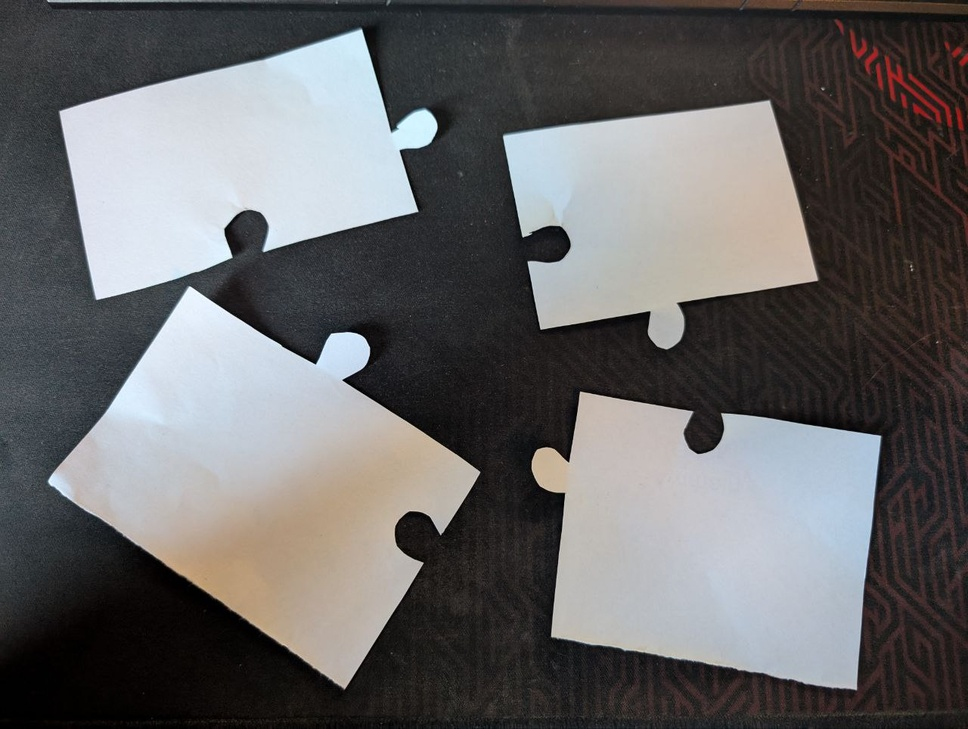
#> input picture Data/5990104323121597224.jpg, 968 x 729 px, shrunk from 1280 x 964 before the run, found by its file name
$ python Canny_detecttor_seperate_edges.py
#> lines starting #> are read from the running program, lines starting #| are printed output that depends on the picture; after the words box and inside, x2 and y2 are one past the last pixel; in counts of white or black regions, pixels touching at a corner belong together
from __future__ import print_function
import cv2 as cv
import numpy as np
import argparse

# Dein bestehendes Bild
src = cv.imread("Data/5990104323121597224.jpg")
#> src is the input picture: shape (729, 968, 3); mean B, G, R 102.4, 101.6, 102.6
src_gray = cv.cvtColor(src, cv.COLOR_BGR2GRAY)
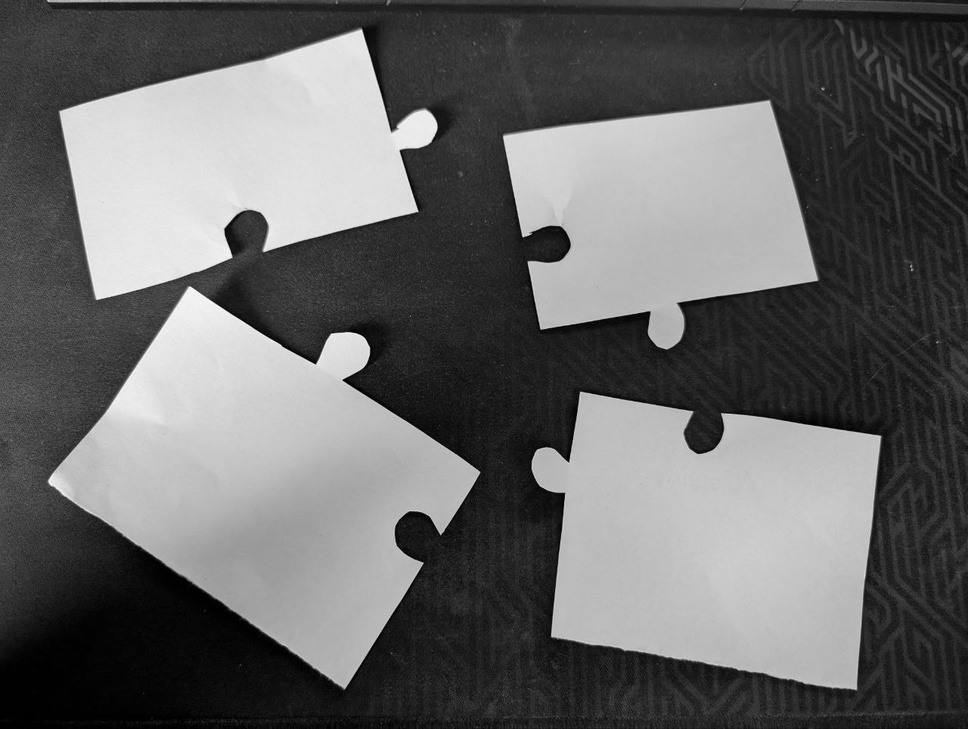
#> src_gray: shape (729, 968); min 0, max 253, mean 102

# Kanten finden
edges = cv.Canny(src_gray, 50, 150)
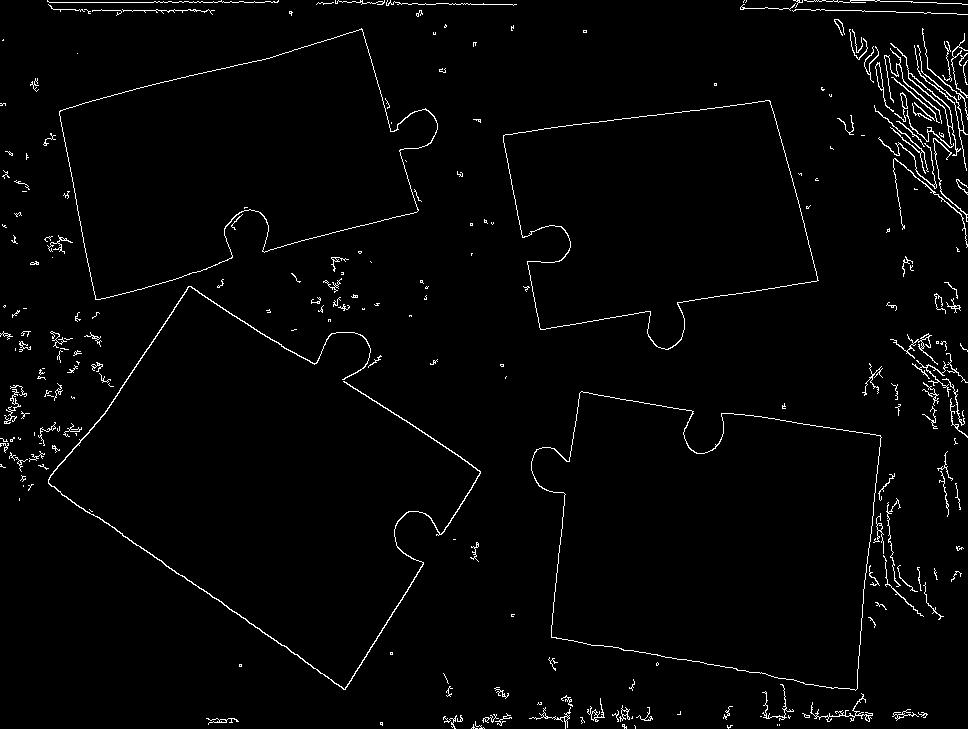
#> edges: shape (729, 968); 2.1% white in thin lines or dots

# Konturen finden
contours, hierarchy = cv.findContours(edges, cv.RETR_EXTERNAL, cv.CHAIN_APPROX_SIMPLE)
#> contours = 249 contours, 209 with area under 20; largest, box (x1, y1, x2, y2) and area: (531, 391, 882, 691) 77165, (59, 28, 438, 300) 61101, (503, 100, 819, 350) 52880, (48, 286, 481, 690) 694, (890, 43, 961, 156) 353

# Nur die 4 grössten Contours behalten.
contours = sorted(contours, key=cv.contourArea, reverse=True)[:4]
#> contours = 4 contours; box (x1, y1, x2, y2) and area: (531, 391, 882, 691) 77165, (59, 28, 438, 300) 61101, (503, 100, 819, 350) 52880, (48, 286, 481, 690) 694

# Kopie für die Visualisierung
output = src.copy()

# Alle Konturen zeichnen
cv.drawContours(output, contours, -1, (0,255,0), 2)
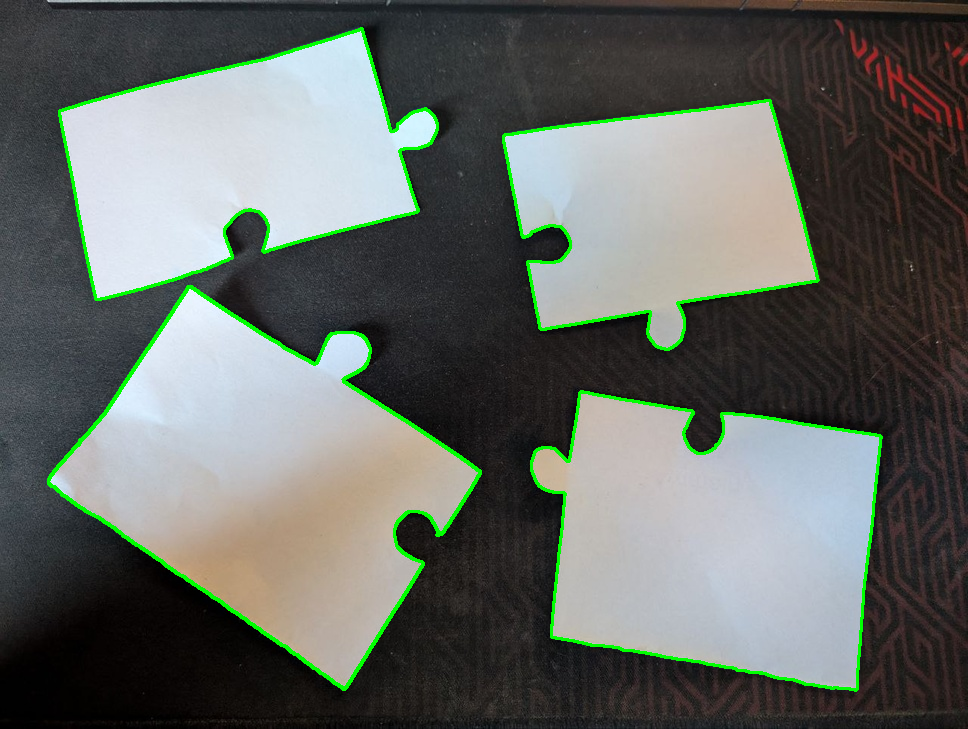
#> output: shape (729, 968, 3); 2.49% of pixels changed, all inside (x1, y1, x2, y2) = (47, 27, 883, 692)

print(f"Anzahl erkannter Objekte: {len(contours)}")
#| Anzahl erkannter Objekte: 4

# Optional: einzelne Objekte ansprechen
for i, contour in enumerate(contours):
    # Bounding Box
    x, y, w, h = cv.boundingRect(contour)
    cv.rectangle(output, (x, y), (x+w, y+h), (255, 0, 0), 2)
    cv.putText(output, f"Objekt {i+1}", (x, y-10), cv.FONT_HERSHEY_SIMPLEX, 0.5, (255, 255, 255), 1)
#> this loop made 4 passes
#> (x, y, w, h) on passes 1 to 4: (531, 391, 351, 300), (59, 28, 379, 272), (503, 100, 316, 250), (48, 286, 433, 404)
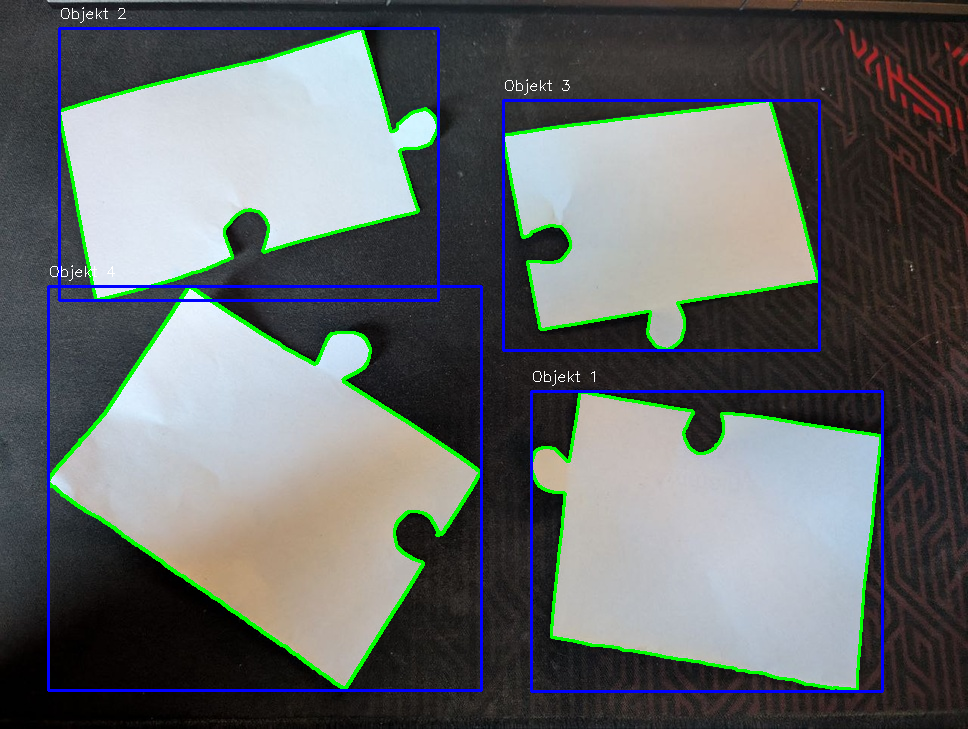
#> output: shape (729, 968, 3); 2.38% of pixels changed, all inside (x1, y1, x2, y2) = (47, 7, 884, 693)

for i, c in enumerate(contours):
    area = cv.contourArea(c)
    perimeter = cv.arcLength(c, True)
#> this loop made 4 passes
#> (area, perimeter) on passes 1 to 4: (77165, 1332.1), (61101, 1295.7), (52880.5, 1163), (693.5, 2944.2)
    #print(f"Objekt {i+1}: Fläche={area:.2f}, Umfang={perimeter:.2f}")


for i in range(len(contours)):
    for j in range(i+1, len(contours)):
        similarity = cv.matchShapes(contours[i], contours[j], cv.CONTOURS_MATCH_I1, 0.0)
#> this loop made 4 passes
        #print(f"Ähnlichkeit Objekt {i+1} ↔ Objekt {j+1}: {similarity:.4f}")


#Vergleich nach Ähnlichkeit und/oder Flächengrösse

cv.imshow("Objekte", output)
cv.waitKey(0)
cv.destroyAllWindows()

$ run again, with Data/5836667763232017659.jpg copied over Data/5990104323121597224.jpg
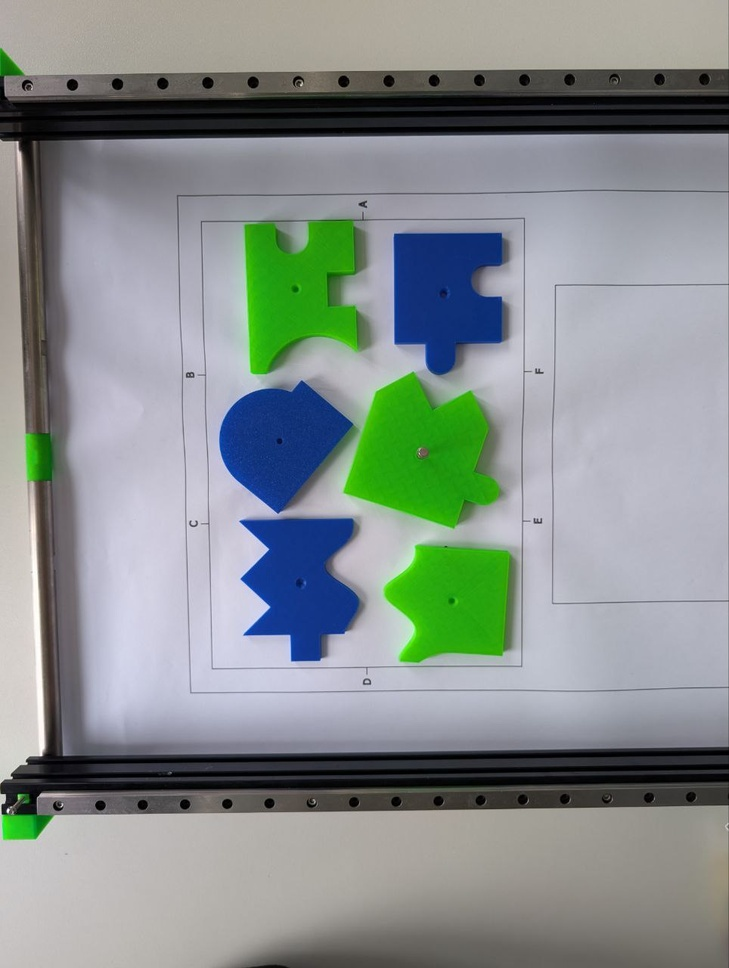
#> input picture Data/5836667763232017659.jpg, 729 x 968 px, shrunk from 964 x 1280 before the run, found by its file name
#> src is the input picture: shape (968, 729, 3); mean B, G, R 141.7, 143.7, 135.1
#> `edges = cv.Canny(src_gray, 50, 150)`:
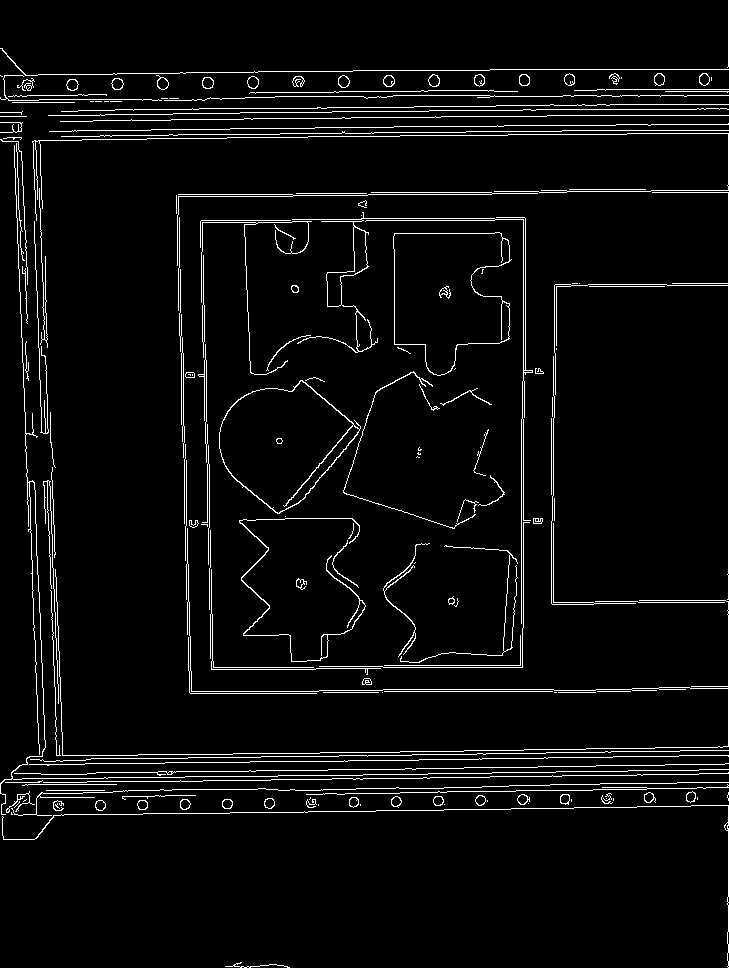
#> edges: shape (968, 729); 4.4% white in thin lines or dots
#> `contours, hierarchy = cv.findContours(edges, cv.RETR_EXTERNAL, cv.CHAI..`: contours = 172 contours, 121 with area under 20; largest, box (x1, y1, x2, y2) and area: (393, 232, 512, 376) 12374, (219, 380, 361, 514) 11719, (292, 212, 533, 624) 1111, (239, 518, 366, 662) 184, (247, 76, 259, 89) 107
#> `contours = sorted(contours, key=cv.contourArea, reverse=True)[:4]`: contours = 4 contours; box (x1, y1, x2, y2) and area: (393, 232, 512, 376) 12374, (219, 380, 361, 514) 11719, (292, 212, 533, 624) 1111, (239, 518, 366, 662) 184
#| Anzahl erkannter Objekte: 4
#> the loop `for i, contour in enumerate(contours):` made 4 passes
#> (x, y, w, h) on passes 1 to 4: (393, 232, 119, 144), (219, 380, 142, 134), (292, 212, 241, 412), (239, 518, 127, 144)
#> after the loop `for i, contour in enumerate(contours):`:
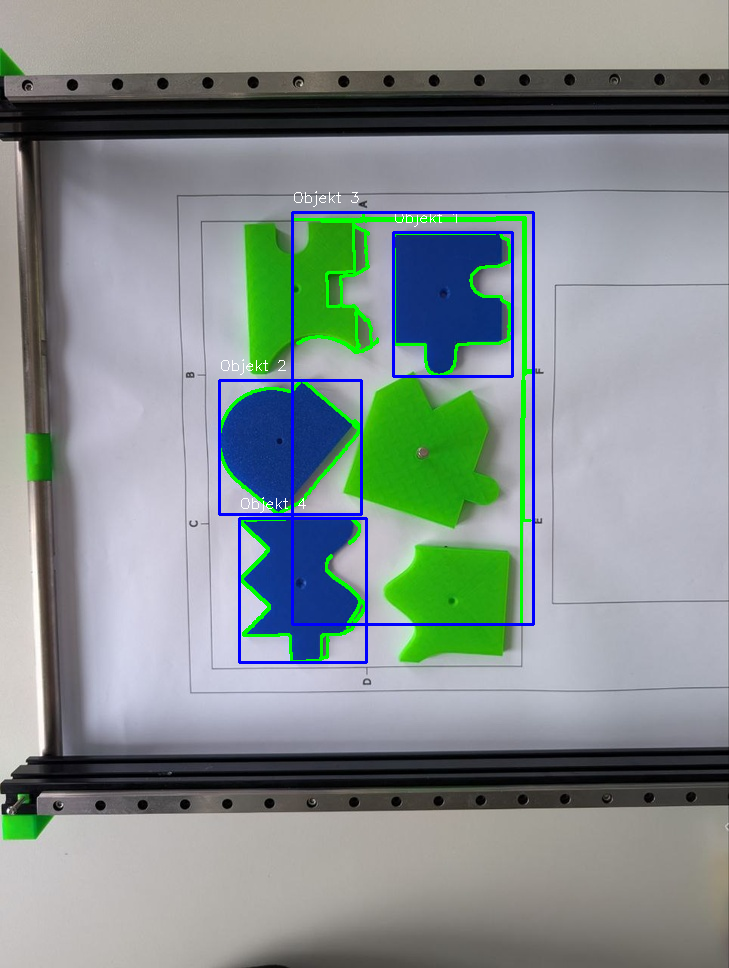
#> output: shape (968, 729, 3); mean B, G, R 141.1, 143.3, 132.1
#> the loop `for i, c in enumerate(contours):` made 4 passes
#> (area, perimeter) on passes 1 to 4: (12374.5, 564.9), (11719, 463.1), (1111, 2971.7), (184, 1265.8)
#> the loop `for i in range(len(contours)):` made 4 passes
